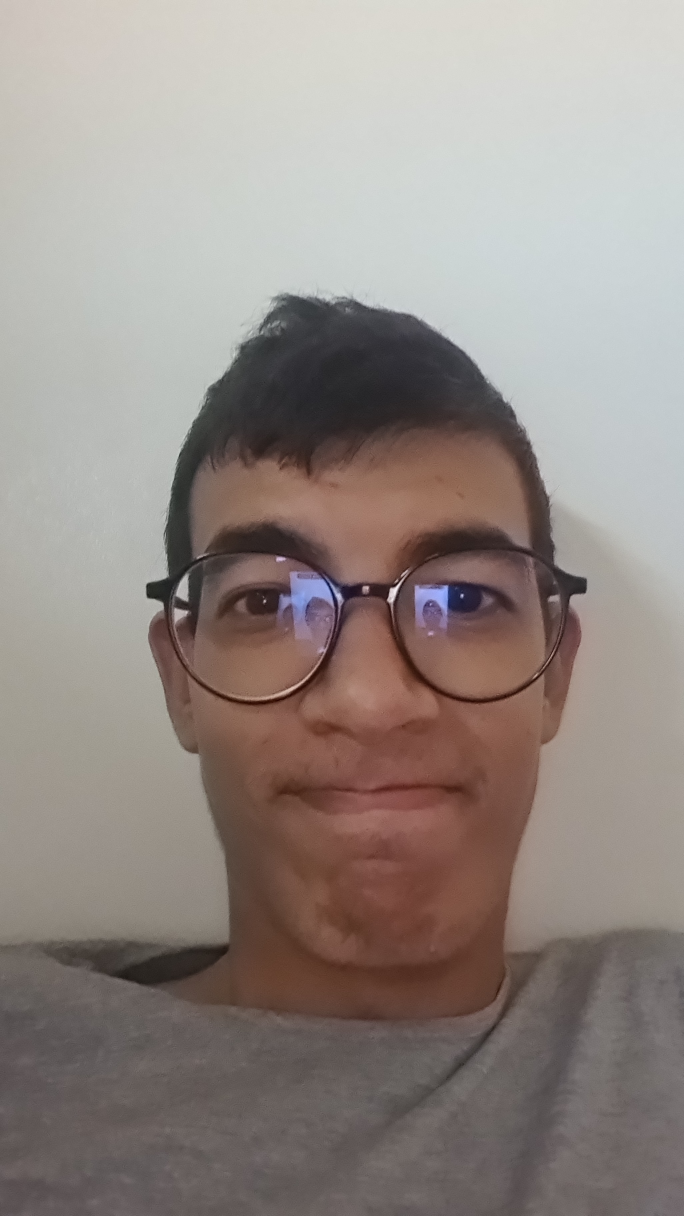
#> input picture Anas/CV project/IMG-20250722-WA0054.jpeg, 2052 x 3648 px (shown at 1/3 size); its folder holds only this picture in this run
$ python -i augment_photos.py   (imports and definitions only)
#> lines starting #> are read from the running program, lines starting #| are printed output that depends on the picture
#> further down, picture is the input picture: shape (3648, 2052, 3); mean B, G, R 133.4, 138.4, 148.3
"""
Balanced augmentation — makes every person have the same number of training images.
Deletes old augmented files first, then generates fresh ones.
Run once, then run retrain.py.
"""

import random
import cv2
import numpy as np
from pathlib import Path

IMAGE_EXTENSIONS = {".jpg", ".jpeg", ".png"}
SKIP_DIRS = {
    "smart_attendance", "models", "data", "static", "templates",
    "tests", ".git", "__pycache__", ".venv", "venv", "node_modules",
}

# ── Find all person folders ───────────────────────────────────────────────────

def find_all_persons() -> dict[str, Path]:
    base = Path(__file__).parent
    persons = {}
    for entry in sorted(base.iterdir()):
        if not entry.is_dir() or entry.name.startswith(".") or entry.name in SKIP_DIRS:
            continue
        subfolders = sorted([p for p in entry.iterdir() if p.is_dir()])
        folder = subfolders[0] if subfolders else entry
        originals = [f for f in folder.iterdir() if f.suffix.lower() in IMAGE_EXTENSIONS and not f.stem.startswith("aug_")]
        if originals:
            persons[entry.name] = folder
    return persons

def get_originals(folder: Path) -> list[Path]:
    return [f for f in folder.iterdir() if f.suffix.lower() in IMAGE_EXTENSIONS and not f.stem.startswith("aug_")]

# ── Random augmentation ───────────────────────────────────────────────────────

def random_augment(image: np.ndarray) -> np.ndarray:
    h, w = image.shape[:2]
#> h = 3648; w = 2052
    result = image.copy()

    # Random horizontal flip
    if random.random() > 0.5:
        result = cv2.flip(result, 1)

    # Random brightness (-50 to +50)
    beta = random.randint(-50, 50)
    result = cv2.convertScaleAbs(result, alpha=1.0, beta=beta)
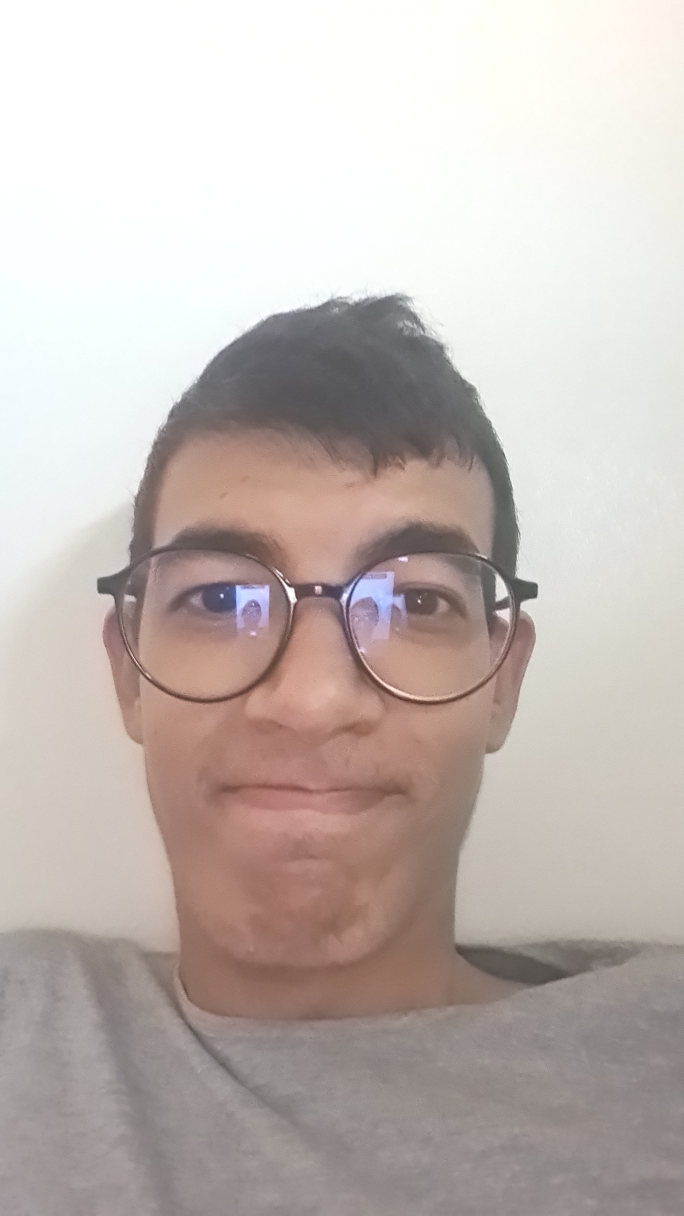
#> result: shape (3648, 2052, 3) (shown at 1/3 size); mean B, G, R 179.8, 184.5, 194.7

    # Random contrast (0.75 to 1.35)
    alpha = random.uniform(0.75, 1.35)
    result = cv2.convertScaleAbs(result, alpha=alpha, beta=0)
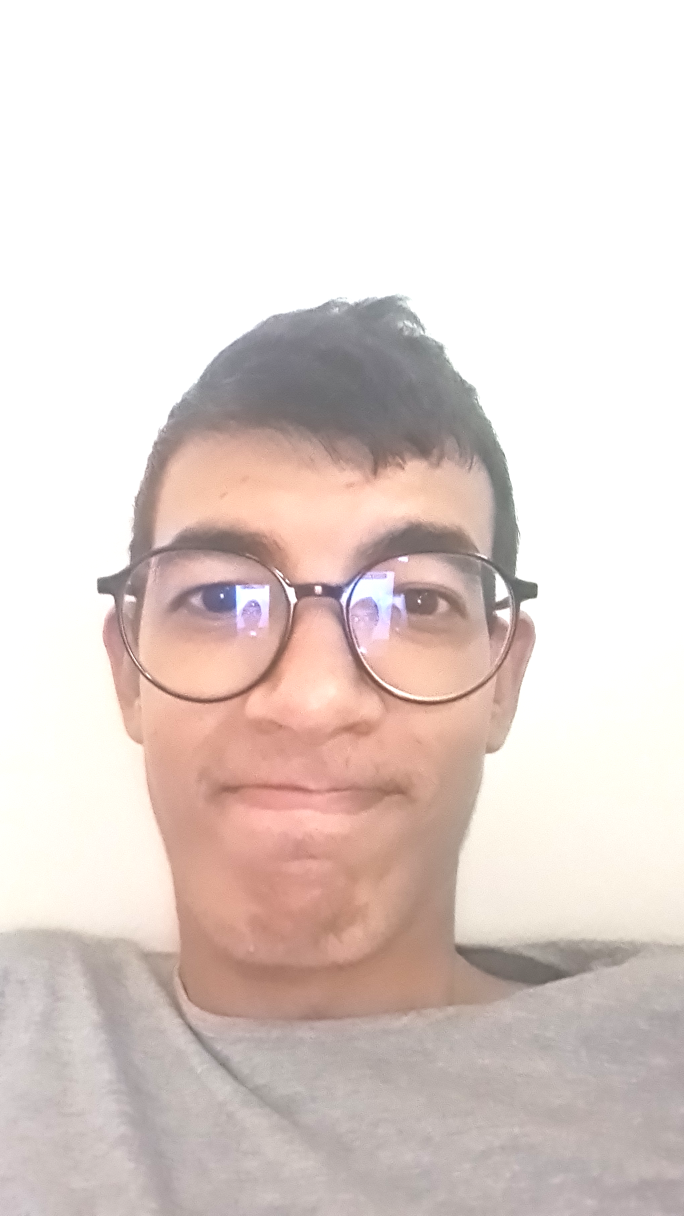
#> result: shape (3648, 2052, 3) (shown at 1/3 size); mean B, G, R 207.8, 212.3, 225.2

    # Random rotation (-15° to +15°)
    angle = random.uniform(-15, 15)
    M = cv2.getRotationMatrix2D((w / 2, h / 2), angle, 1.0)
    result = cv2.warpAffine(result, M, (w, h), borderMode=cv2.BORDER_REFLECT)
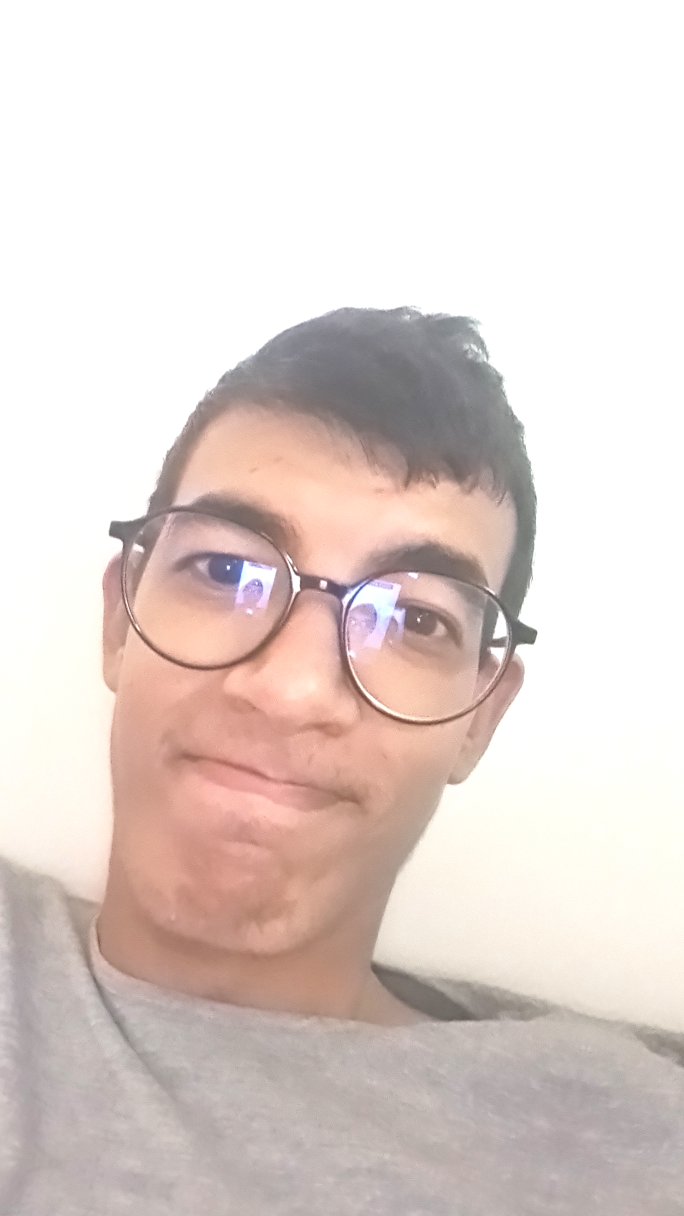
#> result: shape (3648, 2052, 3) (shown at 1/3 size); mean B, G, R 207.6, 212.2, 225.1

    # Random zoom (0% to 12% crop)
    if random.random() > 0.5:
        margin = random.randint(0, int(min(h, w) * 0.12))
#> margin = 124
        if margin > 0:
            cropped = result[margin:h - margin, margin:w - margin]
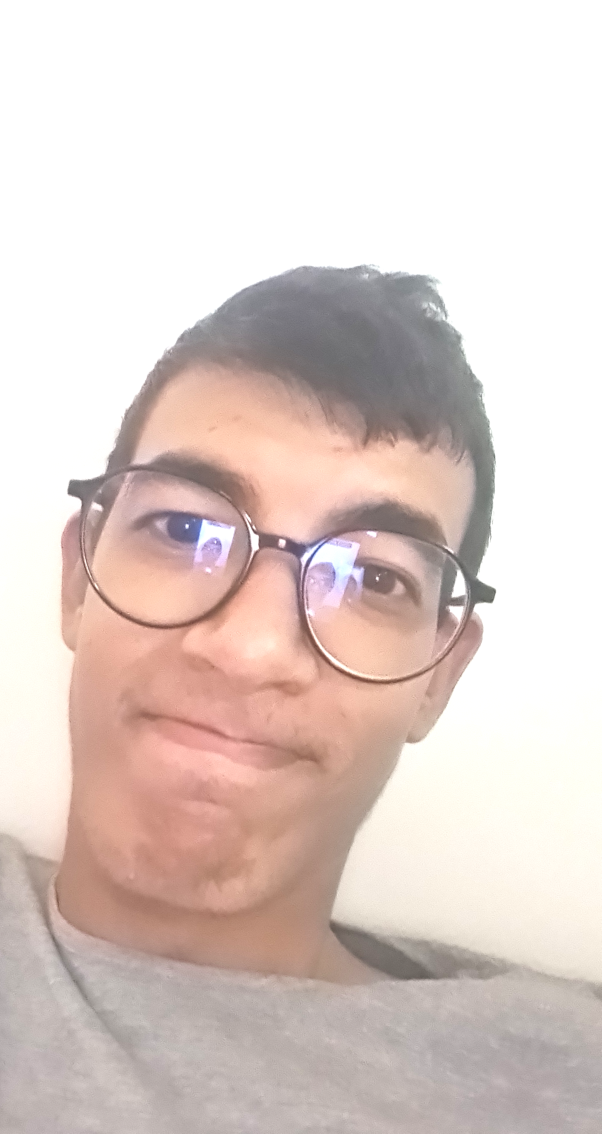
#> cropped: shape (3400, 1804, 3) (shown at 1/3 size); mean B, G, R 203.1, 208.3, 223.2
            result = cv2.resize(cropped, (w, h))
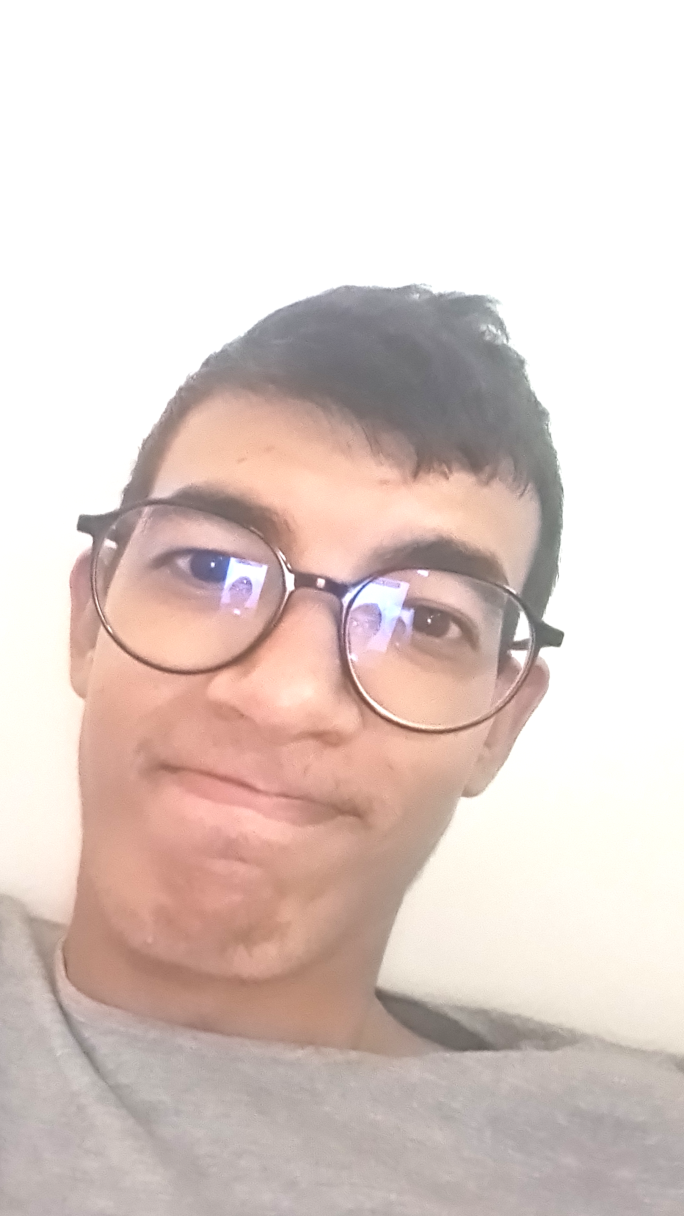
#> result: shape (3648, 2052, 3) (shown at 1/3 size); mean B, G, R 203, 208.2, 223.1

    # Random slight blur
    if random.random() > 0.6:
        result = cv2.GaussianBlur(result, (3, 3), 0)

    return result

# ── Main ──────────────────────────────────────────────────────────────────────

persons = find_all_persons()
# [1 line not run here, left out]

# Count originals per person
originals_map = {name: get_originals(folder) for name, folder in persons.items()}
counts = {name: len(imgs) for name, imgs in originals_map.items()}

# [3 lines not run here, left out]

# Fixed target per person
TARGET = 50
# [28 lines not run here, left out]

>>> import cv2
>>> picture = cv2.imread('Anas/CV project/IMG-20250722-WA0054.jpeg')
>>> result = random_augment(picture)
